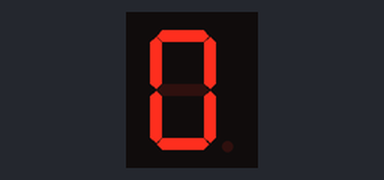
Simulated run of this sketch. Board: Arduino Uno, built with avr-gcc and run on an emulated ATmega328P. On the bench: 1-digit seven-segment display. Wiring (inferred from the names in the program): 1-digit 7-segment display, segments lit when HIGH: segments pin 2, pin 3, pin 4, pin 5, pin 6, pin 7, pin 8. The segment pins are drawn as the display they are named for.

Above: at 0.15 s.
At 0.75 s:
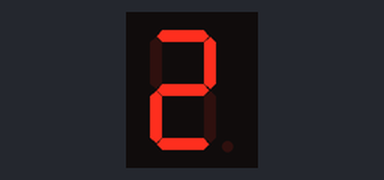
At 1.65 s:
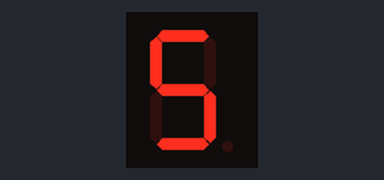
At 3.15 s:
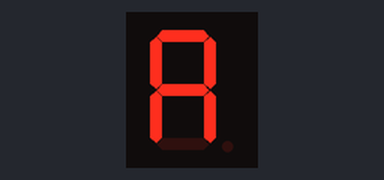
At 3.75 s:
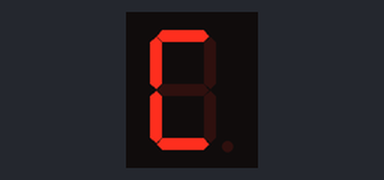
At 4.65 s:
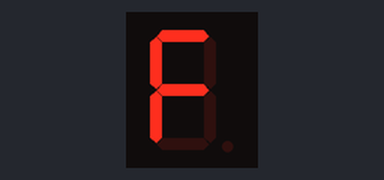

Measured:
- by itself, everything shown: repeats every 4.8 s, in 16 steps

The sketch:

SEVENSEGMENTDISPLAY.ino
```cpp
int A=2;
int B=3;
int C=4;
int D=5;
int E=6;
int F=7;
int G=8;
void setup() {
  // put your setup code here, to run once:
// for (int A = 2; A<= G; A++) {
//    pinMode(A, OUTPUT);
//    digitalWrite(A, LOW);
  pinMode(A,OUTPUT);
  pinMode(B,OUTPUT);
  pinMode(C,OUTPUT);
  pinMode(D,OUTPUT);
  pinMode(E,OUTPUT);
  pinMode(F,OUTPUT);
  pinMode(G,OUTPUT);

  digitalWrite(A,LOW);
  digitalWrite(B,LOW);
  digitalWrite(C,LOW);
  digitalWrite(D,LOW);
  digitalWrite(E,LOW);
  digitalWrite(F,LOW);
  digitalWrite(G,LOW);


}

void loop() {
  // put your main code here, to run repeatedly:
 //affiche la valeur 0 sur notre seven segment display
   digitalWrite(A,HIGH);
  digitalWrite(B,HIGH);
  digitalWrite(C,HIGH);
  digitalWrite(D,HIGH);
  digitalWrite(E,HIGH);
  digitalWrite(F,HIGH);
  digitalWrite(G,LOW);
  delay(300);
 //affiche la valeur 1 sur notre seven segment display
  digitalWrite(A,LOW);
  digitalWrite(B,HIGH);
  digitalWrite(C,HIGH);
  digitalWrite(D,LOW);
  digitalWrite(E,LOW);
  digitalWrite(F,LOW);
  digitalWrite(G,LOW);
  delay(300);

  //affiche la valeur 2 sur notre seven segment display
  digitalWrite(A,HIGH);
  digitalWrite(B,HIGH);
  digitalWrite(C,LOW);
  digitalWrite(D,HIGH);
  digitalWrite(E,HIGH);
  digitalWrite(F,LOW);
  digitalWrite(G,HIGH);
  delay(300);

  //affiche la valeur 3 sur notre seven segment display
  digitalWrite(A,HIGH);
  digitalWrite(B,HIGH);
  digitalWrite(C,HIGH);
  digitalWrite(D,HIGH);
  digitalWrite(E,LOW);
  digitalWrite(F,LOW);
  digitalWrite(G,HIGH);
  delay(300);

  // affiche la valeur 4 sur notre  seven segment display
  digitalWrite(A,LOW);
  digitalWrite(B,HIGH);
  digitalWrite(C,HIGH);
  digitalWrite(D,LOW);
  digitalWrite(E,LOW);
  digitalWrite(F,HIGH);
  digitalWrite(G,HIGH);
  delay(300);

  // affiche la valeur 5 sur notre  seven segment display
  digitalWrite(A,HIGH);
  digitalWrite(B,LOW);
  digitalWrite(C,HIGH);
  digitalWrite(D,HIGH);
  digitalWrite(E,LOW);
  digitalWrite(F,HIGH);
  digitalWrite(G,HIGH);
  delay(300);

   // affiche la valeur 6 sur notre  seven segment display
  digitalWrite(A,HIGH);
  digitalWrite(B,LOW);
  digitalWrite(C,HIGH);
  digitalWrite(D,HIGH);
  digitalWrite(E,HIGH);
  digitalWrite(F,HIGH);
  digitalWrite(G,HIGH);
  delay(300);

  // affiche la valeur 7 sur notre seven segment display
  digitalWrite(A,HIGH);
  digitalWrite(B,HIGH);
  digitalWrite(C,HIGH);
  digitalWrite(D,LOW);
  digitalWrite(E,LOW);
  digitalWrite(F,LOW);
  digitalWrite(G,LOW);
  delay(300);

  // affiche la valeur 8 sur notre seven segment display
  digitalWrite(A,HIGH);
  digitalWrite(B,HIGH);
  digitalWrite(C,HIGH);
  digitalWrite(D,HIGH);
  digitalWrite(E,HIGH);
  digitalWrite(F,HIGH);
  digitalWrite(G,HIGH);
  delay(300);

  // affiche la valeur de 9 sur le seven segment display
  digitalWrite(A,HIGH);
  digitalWrite(B,HIGH);
  digitalWrite(C,HIGH);
  digitalWrite(D,HIGH);
  digitalWrite(E,LOW);
  digitalWrite(F,HIGH);
  digitalWrite(G,HIGH);
  delay(300);

  // affiche la valeur de A sur le seven segment display
  digitalWrite(A,HIGH);
  digitalWrite(B,HIGH);
  digitalWrite(C,HIGH);
  digitalWrite(D,LOW);
  digitalWrite(E,HIGH);
  digitalWrite(F,HIGH);
  digitalWrite(G,HIGH);
  delay(300);

   // affiche la valeur de B sur le seven segment display
  digitalWrite(A,HIGH);
  digitalWrite(B,HIGH);
  digitalWrite(C,HIGH);
  digitalWrite(D,HIGH);
  digitalWrite(E,HIGH);
  digitalWrite(F,HIGH);
  digitalWrite(G,HIGH);
  delay(300);

   // affiche la valeur de C sur le seven segment display
  digitalWrite(A,HIGH);
  digitalWrite(B,LOW);
  digitalWrite(C,LOW);
  digitalWrite(D,HIGH);
  digitalWrite(E,HIGH);
  digitalWrite(F,HIGH);
  digitalWrite(G,LOW);
  delay(300);

   // affiche la valeur de D sur le seven segment display
  digitalWrite(A,HIGH);
  digitalWrite(B,HIGH);
  digitalWrite(C,HIGH);
  digitalWrite(D,HIGH);
  digitalWrite(E,HIGH);
  digitalWrite(F,HIGH);
  digitalWrite(G,LOW);
  delay(300);

   // affiche la valeur de E sur le seven segment display
  digitalWrite(A,HIGH);
  digitalWrite(B,LOW);
  digitalWrite(C,LOW);
  digitalWrite(D,HIGH);
  digitalWrite(E,HIGH);
  digitalWrite(F,HIGH);
  digitalWrite(G,HIGH);
  delay(300);

   // affiche la valeur de F sur le seven segment display
  digitalWrite(A,HIGH);
  digitalWrite(B,LOW);
  digitalWrite(C,LOW);
  digitalWrite(D,LOW);
  digitalWrite(E,HIGH);
  digitalWrite(F,HIGH);
  digitalWrite(G,HIGH);
  delay(300);


}
```
